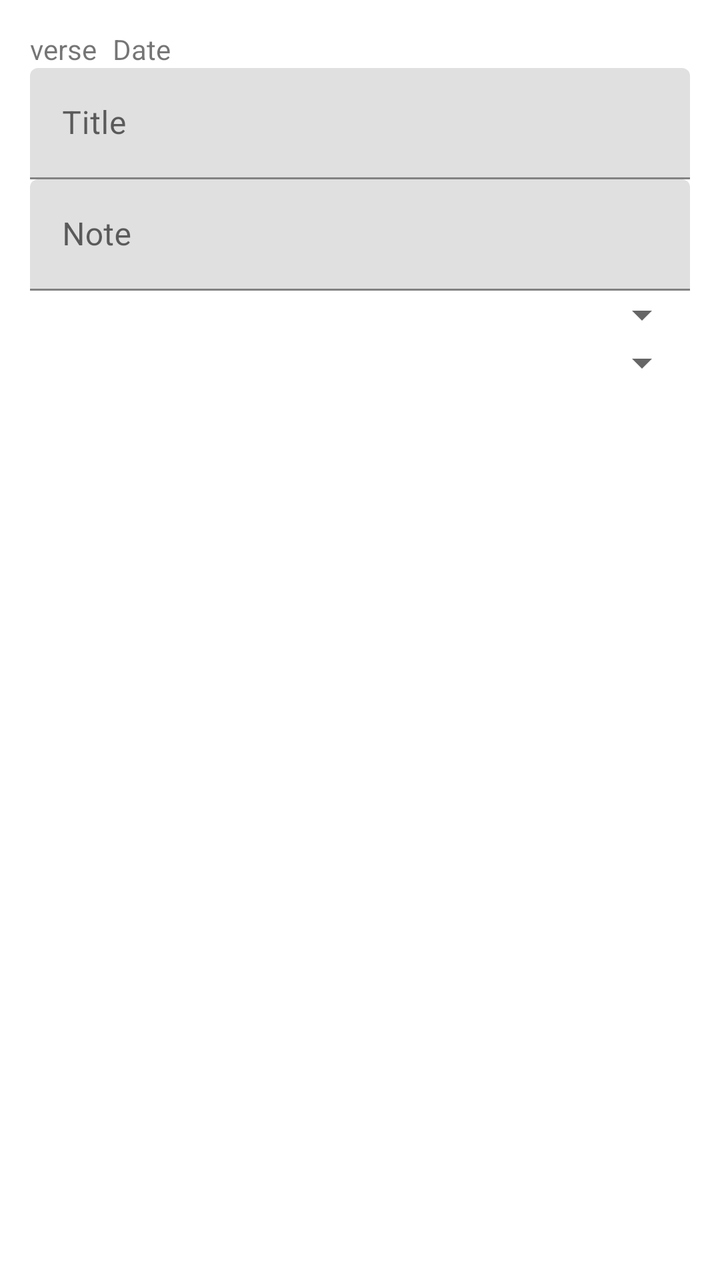
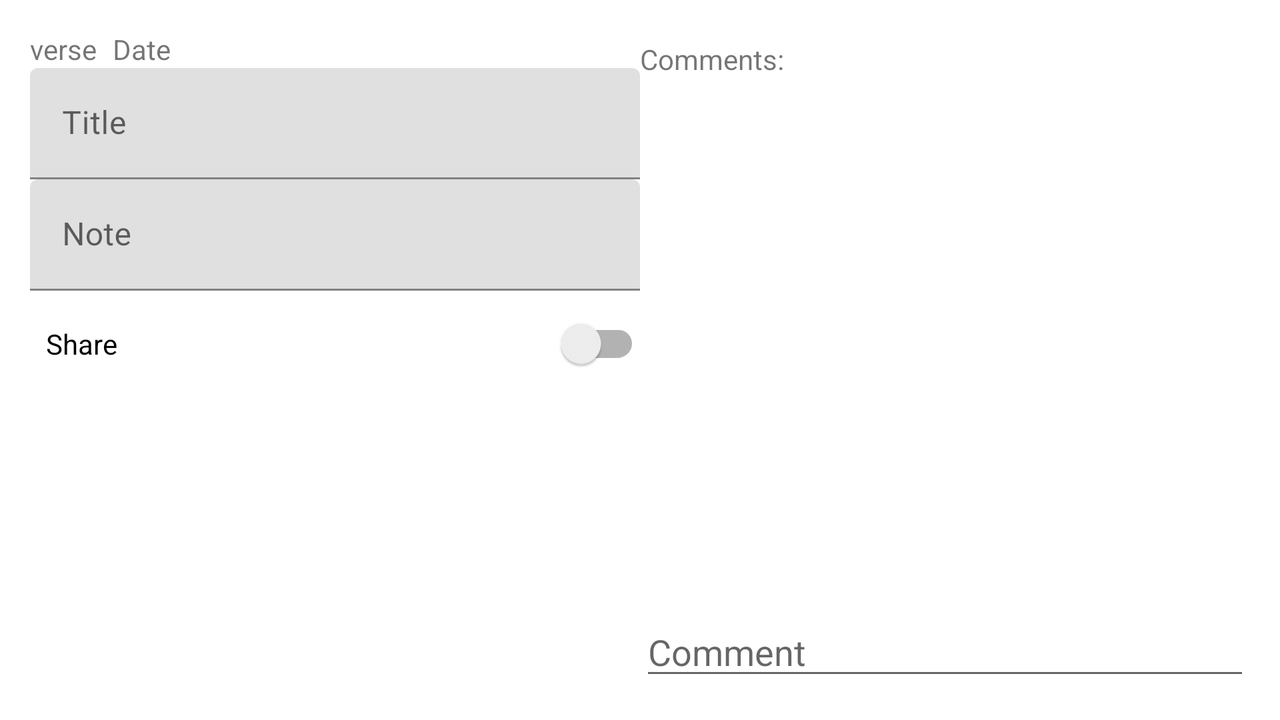

Two renders of one Android screen. The first uses the default layout on a phone; the second uses the alternative layout the repository ships for a different screen configuration, on a matching device. The two XML files are below.
<!-- AndroidManifest.xml: application theme AppTheme -->
<!-- res/layout/note_detailed_fragment.xml -->
<?xml version="1.0" encoding="utf-8"?>
    <LinearLayout
        xmlns:android="http://schemas.android.com/apk/res/android"
        xmlns:tools="http://schemas.android.com/tools"
        android:layout_width="match_parent"
        android:layout_height="match_parent"
        android:orientation="vertical"
       android:padding="15dp">

    <LinearLayout
        android:layout_width="match_parent"
        android:layout_height="wrap_content"
        android:orientation="horizontal">

        <TextView
            android:id="@+id/tv_note_frag_verse_num"
            android:layout_width="wrap_content"
            android:layout_height="wrap_content"
            android:text="verse"
            android:paddingEnd="8dp"
            />
    <TextView
        android:id="@+id/tv_note_frag_date"
        android:layout_width="wrap_content"
        android:layout_height="wrap_content"
        android:text="Date" />




    </LinearLayout>


    <TextView
        android:id="@+id/tv_note_frag_verse_text"
        android:layout_width="wrap_content"
        android:layout_height="wrap_content"
        android:text="Let there be light"
        android:layout_marginTop="8dp"
        android:visibility="gone"/>


    <com.google.android.material.textfield.TextInputLayout
        android:layout_width="match_parent"
        android:layout_height="wrap_content">

        <EditText
            android:id="@+id/et_note_frag_title"
            android:layout_width="match_parent"
            android:layout_height="wrap_content"
            android:hint="Title"/>



    </com.google.android.material.textfield.TextInputLayout>


    <com.google.android.material.textfield.TextInputLayout
        android:layout_width="match_parent"
        android:layout_height="wrap_content">

        <EditText
            android:id="@+id/et_note_frag_note"
            android:layout_width="match_parent"
            android:layout_height="wrap_content"
            android:hint="Note"/>



    </com.google.android.material.textfield.TextInputLayout>

    <androidx.appcompat.widget.AppCompatSpinner
        android:id="@+id/sp_note_frag_note_type"
        android:layout_width="match_parent"
        android:layout_height="wrap_content"
        android:entries="@array/noteType"/>

    <androidx.appcompat.widget.AppCompatSpinner
        android:id="@+id/sp_note_frag_note_class"
        android:layout_width="match_parent"
        android:layout_height="wrap_content"
        android:visibility="visible"/>



</LinearLayout>
<!-- resources referenced by this layout -->
<resources>
  <style name="AppTheme" parent="Theme.MaterialComponents.Light.DarkActionBar">
          
          <item name="colorPrimary">@color/colorPrimary</item>
          <item name="colorPrimaryDark">@color/colorPrimaryDark</item>
          <item name="colorAccent">@color/colorAccent</item>
  
      </style>
  <color name="colorPrimary">#FFFFFF</color>
  <color name="colorPrimaryDark">#072461</color>
  <color name="colorAccent">#FF3D00</color>
</resources>
<!-- res/layout-land/note_detailed_fragment.xml (the author's variant of the layout above) -->
<!-- drawn on the phone turned sideways -->
<?xml version="1.0" encoding="utf-8"?>
<LinearLayout
    xmlns:android="http://schemas.android.com/apk/res/android"
    xmlns:tools="http://schemas.android.com/tools"
    xmlns:app="http://schemas.android.com/apk/res-auto"
    android:layout_width="match_parent"
    android:layout_height="match_parent"
    android:orientation="horizontal"
    android:padding="15dp">


    <LinearLayout


        android:layout_width="0dp"
        android:layout_height="match_parent"
        android:orientation="vertical"
        android:layout_weight="1">

    <LinearLayout
        android:layout_width="match_parent"
        android:layout_height="wrap_content"
        android:orientation="horizontal">

        <TextView
            android:id="@+id/tv_note_frag_verse_num"
            android:layout_width="wrap_content"
            android:layout_height="wrap_content"
            android:text="verse"
            android:paddingEnd="8dp"
            />
    <TextView
        android:id="@+id/tv_note_frag_date"
        android:layout_width="wrap_content"
        android:layout_height="wrap_content"
        android:text="Date" />




    </LinearLayout>


    <TextView
        android:id="@+id/tv_note_frag_verse_text"
        android:layout_width="wrap_content"
        android:layout_height="wrap_content"
        android:text="Let there be light"
        android:layout_marginTop="8dp"
        android:visibility="gone"/>


    <com.google.android.material.textfield.TextInputLayout
        android:layout_width="match_parent"
        android:layout_height="wrap_content">

        <EditText
            android:id="@+id/et_note_frag_title"
            android:layout_width="match_parent"
            android:layout_height="wrap_content"
            android:hint="Title"
            android:maxLines="2"/>



    </com.google.android.material.textfield.TextInputLayout>


    <com.google.android.material.textfield.TextInputLayout
        android:layout_width="match_parent"
        android:layout_height="wrap_content">

        <EditText
            android:id="@+id/et_note_frag_note"
            android:layout_width="match_parent"
            android:layout_height="wrap_content"
            android:hint="Note"
            android:maxLines="6"/>



    </com.google.android.material.textfield.TextInputLayout>

    <androidx.appcompat.widget.SwitchCompat
        android:id="@+id/sw_note_frag_share"
        android:layout_width="match_parent"
        android:layout_height="wrap_content"
        android:text="Share"
        android:paddingTop="5dp"
        android:paddingStart="8dp" />

    <androidx.appcompat.widget.AppCompatSpinner
        android:id="@+id/sp_note_frag_note_class"
        android:layout_width="match_parent"
        android:layout_height="wrap_content"
        android:visibility="gone"
        android:paddingTop="5dp"/>










</LinearLayout>


    <androidx.constraintlayout.widget.ConstraintLayout


        android:layout_width="0dp"
        android:layout_height="match_parent"
        android:layout_weight="1"
        android:paddingTop="5dp"
        android:id="@+id/cl_note_frag_comment">


        <TextView
            android:id="@+id/tv_note_frag_comment_label"
            android:layout_width="wrap_content"
            android:layout_height="wrap_content"

            android:text="Comments:"
            app:layout_constraintTop_toTopOf="@+id/cl_note_frag_comment"
            app:layout_constraintStart_toStartOf="@+id/cl_note_frag_comment"

            android:labelFor="@+id/rv_note_comments"
            />


        <androidx.recyclerview.widget.RecyclerView


            android:id="@+id/rv_note_comments"
            android:layout_width="match_parent"
            android:layout_height="wrap_content"
            app:layout_constrainedHeight="true"
            app:layout_constraintTop_toBottomOf="@+id/tv_note_frag_comment_label"
            app:layout_constraintBottom_toTopOf="@+id/ll_note_frag_comment"/>



        <LinearLayout
            android:id="@+id/ll_note_frag_comment"
            android:layout_width="match_parent"
            android:layout_height="wrap_content"
            android:orientation="horizontal"
            android:gravity="center"
            app:layout_constraintStart_toStartOf="@+id/cl_note_frag_comment"
            app:layout_constraintBottom_toBottomOf="parent">

            <EditText
                android:id="@+id/et_note_frag_comment_text"
                android:layout_width="0dp"
                android:layout_height="wrap_content"
                android:hint="Comment"
                android:layout_weight="7"/>

            <ImageButton
                android:id="@+id/ib_note_frag_send"
                android:layout_width="wrap_content"
                android:layout_height="match_parent"
                android:src="@drawable/ic_send_black_24dp"
                android:background="?android:attr/selectableItemBackground"
                />

        </LinearLayout>



    </androidx.constraintlayout.widget.ConstraintLayout>
</LinearLayout>
